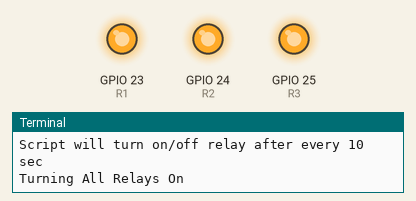
Recording of a program running on a simulated Raspberry Pi (BCM pin numbers). On the bench: output pins drawn as LEDs (lit = HIGH), the last lines printed to the terminal.

Above: at 5.0 s.
At 15.0 s:
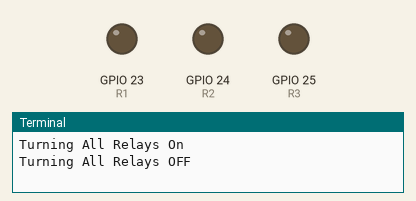
Timing chart, 0 to 26.0 s (numbered marks = the images above):
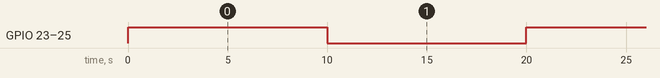

The program:

Relay.py
```python
import RPi.GPIO as GPIO
import time, sys

R1 = 23
R2 = 24
R3 = 25

GPIO.setmode(GPIO.BCM)
GPIO.setup(R1, GPIO.OUT, initial=GPIO.LOW)
GPIO.setup(R2, GPIO.OUT, initial=GPIO.LOW)
GPIO.setup(R3, GPIO.OUT, initial=GPIO.LOW)

print("Script will turn on/off relay after every 10 sec")

while True:
    try:
        print("Turning All Relays On")
        GPIO.output(R1, GPIO.HIGH)
        GPIO.output(R2, GPIO.HIGH)
        GPIO.output(R3, GPIO.HIGH)
        time.sleep(10)
        print("Turning All Relays OFF")
        GPIO.output(R1, GPIO.LOW)
        GPIO.output(R2, GPIO.LOW)
        GPIO.output(R3, GPIO.LOW)
        time.sleep(10)
    except KeyboardInterrupt:
        print('Closing')
        GPIO.cleanup()
        sys.exit()
```

Measured:
- by itself, GPIO 23 (R1), GPIO 24 (R2), GPIO 25 (R3): alternates HIGH for 10.0 s and LOW for 10.0 s
